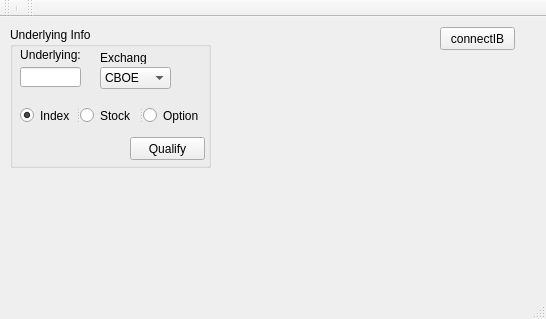
<?xml version="1.0" encoding="UTF-8"?>
<ui version="4.0">
 <class>MainWindow</class>
 <widget class="QMainWindow" name="MainWindow">
  <property name="geometry">
   <rect>
    <x>0</x>
    <y>0</y>
    <width>546</width>
    <height>319</height>
   </rect>
  </property>
  <property name="windowTitle">
   <string>MainWindow</string>
  </property>
  <widget class="QWidget" name="centralwidget">
   <widget class="QGroupBox" name="groupBox_2">
    <property name="geometry">
     <rect>
      <x>10</x>
      <y>10</y>
      <width>201</width>
      <height>141</height>
     </rect>
    </property>
    <property name="title">
     <string>Underlying Info</string>
    </property>
    <widget class="QLabel" name="label_8">
     <property name="geometry">
      <rect>
       <x>10</x>
       <y>20</y>
       <width>61</width>
       <height>16</height>
      </rect>
     </property>
     <property name="text">
      <string>Underlying:</string>
     </property>
     <property name="alignment">
      <set>Qt::AlignCenter</set>
     </property>
    </widget>
    <widget class="QLineEdit" name="underlyingText">
     <property name="geometry">
      <rect>
       <x>10</x>
       <y>40</y>
       <width>61</width>
       <height>20</height>
      </rect>
     </property>
    </widget>
    <widget class="QPushButton" name="updatePushButton">
     <property name="geometry">
      <rect>
       <x>120</x>
       <y>110</y>
       <width>75</width>
       <height>23</height>
      </rect>
     </property>
     <property name="text">
      <string>Qualify</string>
     </property>
    </widget>
    <widget class="QComboBox" name="comboBoxExchange">
     <property name="geometry">
      <rect>
       <x>90</x>
       <y>40</y>
       <width>71</width>
       <height>22</height>
      </rect>
     </property>
     <property name="toolTip">
      <string extracomment="ISLAND for NASDAQ"/>
     </property>
     <item>
      <property name="text">
       <string>CBOE</string>
      </property>
     </item>
     <item>
      <property name="text">
       <string>ISLAND</string>
      </property>
     </item>
     <item>
      <property name="text">
       <string>NYSE</string>
      </property>
     </item>
     <item>
      <property name="text">
       <string>AMEX</string>
      </property>
     </item>
     <item>
      <property name="text">
       <string>IDEAL</string>
      </property>
     </item>
     <item>
      <property name="text">
       <string>PHLX</string>
      </property>
     </item>
    </widget>
    <widget class="QLabel" name="labelExchange">
     <property name="geometry">
      <rect>
       <x>90</x>
       <y>24</y>
       <width>47</width>
       <height>13</height>
      </rect>
     </property>
     <property name="whatsThis">
      <string/>
     </property>
     <property name="text">
      <string>Exchange:</string>
     </property>
    </widget>
    <widget class="QSplitter" name="splitter">
     <property name="geometry">
      <rect>
       <x>10</x>
       <y>80</y>
       <width>185</width>
       <height>17</height>
      </rect>
     </property>
     <property name="orientation">
      <enum>Qt::Horizontal</enum>
     </property>
     <widget class="QRadioButton" name="radioButton_Index">
      <property name="text">
       <string>Index</string>
      </property>
      <property name="checked">
       <bool>true</bool>
      </property>
     </widget>
     <widget class="QRadioButton" name="radioButton_Stock">
      <property name="text">
       <string>Stock </string>
      </property>
     </widget>
     <widget class="QRadioButton" name="radioButton_Oprion">
      <property name="text">
       <string>Option</string>
      </property>
     </widget>
    </widget>
   </widget>
   <widget class="QPushButton" name="connectButton">
    <property name="geometry">
     <rect>
      <x>440</x>
      <y>10</y>
      <width>75</width>
      <height>23</height>
     </rect>
    </property>
    <property name="text">
     <string>connectIB</string>
    </property>
   </widget>
  </widget>
  <widget class="QStatusBar" name="statusbar"/>
  <widget class="QToolBar" name="toolBar">
   <property name="windowTitle">
    <string>toolBar</string>
   </property>
   <attribute name="toolBarArea">
    <enum>TopToolBarArea</enum>
   </attribute>
   <attribute name="toolBarBreak">
    <bool>false</bool>
   </attribute>
   <addaction name="separator"/>
  </widget>
  <widget class="QToolBar" name="toolBar_2">
   <property name="windowTitle">
    <string>toolBar_2</string>
   </property>
   <attribute name="toolBarArea">
    <enum>TopToolBarArea</enum>
   </attribute>
   <attribute name="toolBarBreak">
    <bool>false</bool>
   </attribute>
  </widget>
  <action name="actionCon">
   <property name="text">
    <string>Con</string>
   </property>
  </action>
 </widget>
 <resources/>
 <connections/>
</ui>
